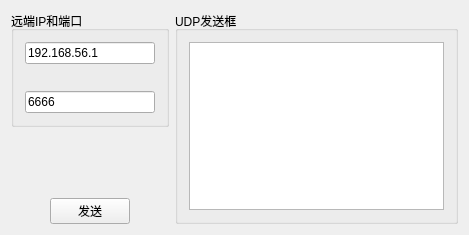
<?xml version="1.0" encoding="UTF-8"?>
<ui version="4.0">
 <class>Widget</class>
 <widget class="QWidget" name="Widget">
  <property name="geometry">
   <rect>
    <x>0</x>
    <y>0</y>
    <width>469</width>
    <height>235</height>
   </rect>
  </property>
  <property name="windowTitle">
   <string>最简单的UDP发送工具</string>
  </property>
  <layout class="QVBoxLayout" name="verticalLayout_4">
   <item>
    <layout class="QHBoxLayout" name="horizontalLayout_2">
     <item>
      <layout class="QVBoxLayout" name="verticalLayout_2">
       <item>
        <widget class="QGroupBox" name="groupBox_2">
         <property name="title">
          <string>远端IP和端口</string>
         </property>
         <layout class="QVBoxLayout" name="verticalLayout">
          <item>
           <widget class="QLineEdit" name="lineEditSenderIpAddress">
            <property name="text">
             <string>192.168.56.1</string>
            </property>
           </widget>
          </item>
          <item>
           <spacer name="verticalSpacer">
            <property name="orientation">
             <enum>Qt::Vertical</enum>
            </property>
            <property name="sizeHint" stdset="0">
             <size>
              <width>20</width>
              <height>21</height>
             </size>
            </property>
           </spacer>
          </item>
          <item>
           <widget class="QLineEdit" name="lineEditSenderPort">
            <property name="text">
             <string>6666</string>
            </property>
           </widget>
          </item>
         </layout>
        </widget>
       </item>
       <item>
        <spacer name="verticalSpacer_2">
         <property name="orientation">
          <enum>Qt::Vertical</enum>
         </property>
         <property name="sizeHint" stdset="0">
          <size>
           <width>20</width>
           <height>40</height>
          </size>
         </property>
        </spacer>
       </item>
       <item>
        <layout class="QHBoxLayout" name="horizontalLayout">
         <item>
          <spacer name="horizontalSpacer">
           <property name="orientation">
            <enum>Qt::Horizontal</enum>
           </property>
           <property name="sizeHint" stdset="0">
            <size>
             <width>40</width>
             <height>20</height>
            </size>
           </property>
          </spacer>
         </item>
         <item>
          <widget class="QPushButton" name="pushButton">
           <property name="text">
            <string>发送</string>
           </property>
          </widget>
         </item>
         <item>
          <spacer name="horizontalSpacer_2">
           <property name="orientation">
            <enum>Qt::Horizontal</enum>
           </property>
           <property name="sizeHint" stdset="0">
            <size>
             <width>40</width>
             <height>20</height>
            </size>
           </property>
          </spacer>
         </item>
        </layout>
       </item>
      </layout>
     </item>
     <item>
      <widget class="QGroupBox" name="groupBox">
       <property name="title">
        <string>UDP发送框</string>
       </property>
       <layout class="QVBoxLayout" name="verticalLayout_3">
        <item>
         <widget class="QTextEdit" name="textEditSend"/>
        </item>
       </layout>
      </widget>
     </item>
    </layout>
   </item>
  </layout>
 </widget>
 <layoutdefault spacing="6" margin="11"/>
 <resources/>
 <connections/>
</ui>
